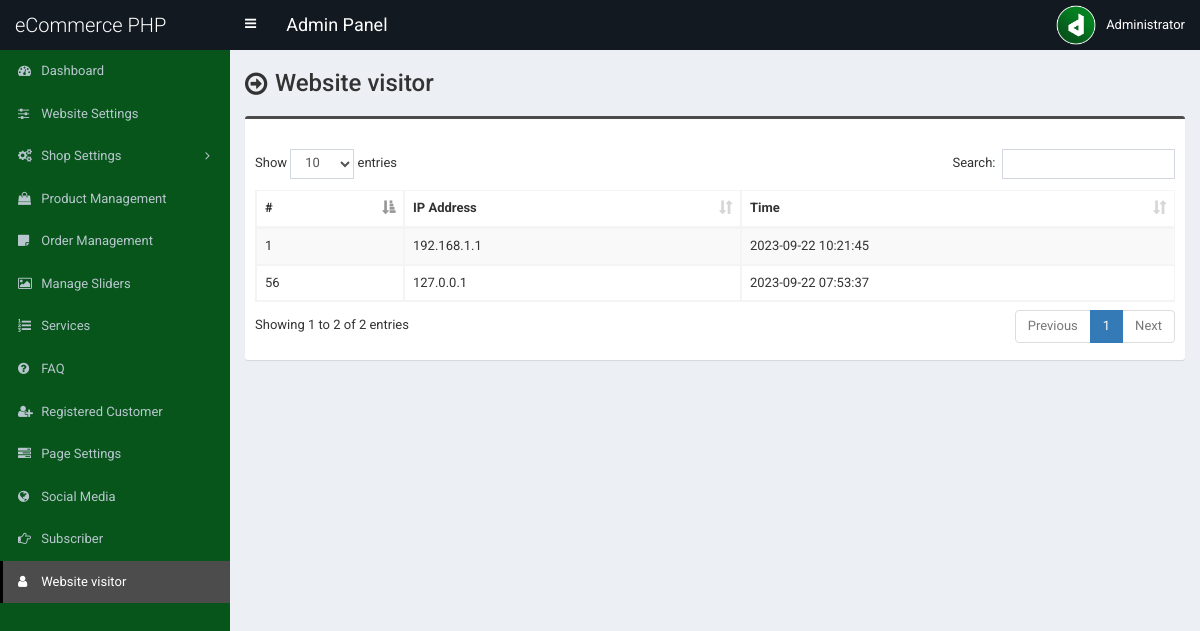
/admin/total-user.php (signed in), run on an earlier commit of the app's database.
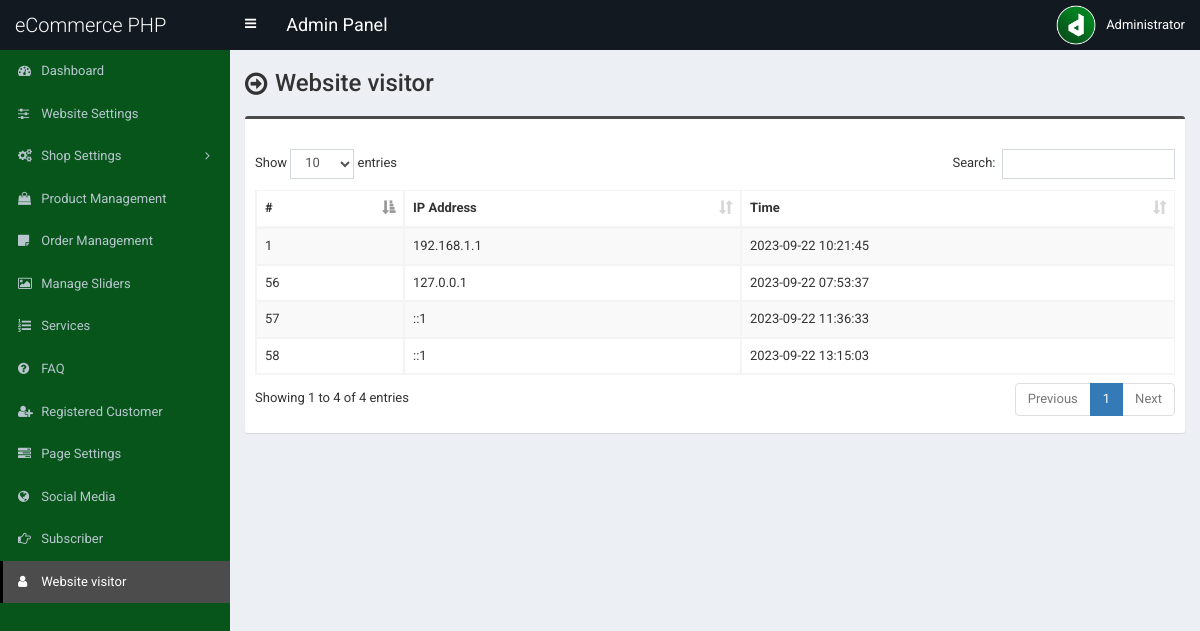
And on a later commit of the database.
### tables this page shows
CREATE TABLE `tbl_total_user` (
  `id` int(11) NOT NULL,
  `ipAddress` varchar(255) DEFAULT NULL,
  `time` datetime DEFAULT NULL
);

### admin/total-user.php (the view)
<?php require_once('header.php'); ?>
<section class="content-header">
	<div class="content-header-left">
		<h1>Website visitor</h1>
	</div>
</section>
<section class="content">
  <div class="row">
    <div class="col-md-12">
      <div class="box box-info">
        <div class="box-body table-responsive">
          <table id="example1" class="table table-bordered table-hover table-striped">
			<thead>
			    <tr>
			        <th>#</th>
			        <th>IP Address</th>
			        <th>Time</th>
			    </tr>
			</thead>
            <tbody>
            	<?php
            	$statement = $pdo->prepare("SELECT * FROM tbl_total_user");
            	$statement->execute();
            	$result = $statement->fetchAll(PDO::FETCH_ASSOC);
            	foreach ($result as $row) {
            		?>
					<tr>
	                    <td><?php echo $row['id']; ?></td>
	                    <td><?php echo $row['ipAddress']; ?></td>
	                    <td><?php echo $row['time']; ?></td>
	                </tr>
            		<?php
            	}
            	?>
            </tbody>
          </table>
        </div>
      </div>
</section>
<?php require_once('footer.php'); ?>

What changed in the data, as far as the page shows it:
added tbl_total_user: id "57", ipAddress "::1", time "2023-09-22 11:36:33"
added tbl_total_user: id "58", ipAddress "::1", time "2023-09-22 13:15:03"
Also different on the page:
text written by a page script: "Show entries Search: Showing 1 to 2 of 2 entries Previous 1 Next" → "Show entries Search: Showing 1 to 4 of 4 entries Previous 1 Next"
